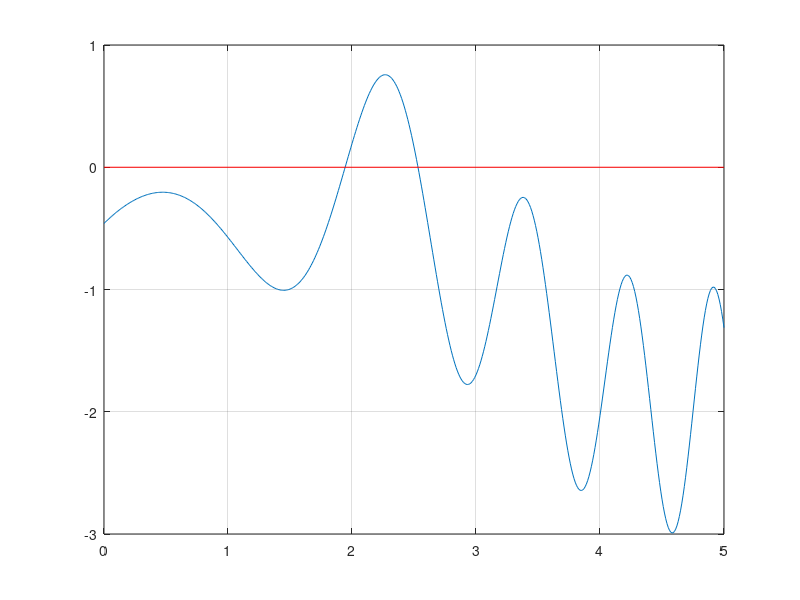

This figure's MATLAB source: (Note: this script raises an error after producing the figure.)
f = @(x) sin(x)+cos(1+x.^2)-1;
a = 0;
b = 5;
x = a:0.01:b;

plot(x,f(x));
grid on;
hold on;
plot([0 5],[0 0], "r");

tol=1e-10;

## Bisección
a = 1;
b = 2;
maxit = round(log2(abs(b-a)/tol))+1;
[x_b1,it_b1] = biseccion(f,a,b,maxit,tol);
plot(x_b1,f(x_b1),"*g");
disp('Método de la bisección:');
disp(['Raiz 1 con intervalo [' num2str(a) ',' num2str(b) ']: ' num2str(x_b1) ', obtenida en ' num2str(it_b1) ' iteraciones.']);

a = 2;
b = 3;
maxit = round(log2(abs(b-a)/tol))+1;
[x_b2,it_b2] = biseccion(f,a,b,maxit,tol);
plot(x_b2,f(x_b2),"*g");
hold off;
it_btot = it_b1+it_b2;
disp(['Raiz 2 con intervalo [' num2str(a) ',' num2str(b) ']: ' num2str(x_b2) ', obtenida en ' num2str(it_b2) ' iteraciones.']);
disp([num2str(it_btot) ' iteraciones totales.']);
disp(' ');


## Newton-Raphson
df = @(x) cos(x)-sin(1+x.^2)*2.*x;
x0 = 2;
maxit=100;
[x_n1,it_n1] = newton(f,df,x0,maxit,tol);
disp('Método de Newton-Raphson:');
disp(['Raiz 1 con x0=' num2str(x0) ': ' num2str(x_n1) ', obtenida en ' num2str(it_n1) ' iteraciones.']);

x0 = 2.5;
[x_n2,it_n2] = newton(f,df,x0,maxit,tol);
disp(['Raiz 2 con x0=' num2str(x0) ': ' num2str(x_n2) ', obtenida en ' num2str(it_n2) ' iteraciones.']);
disp(' ');

## Secante
x_0 = 1;
x_1 = 2;
maxit=100;
[x_s1,it_s1] = secante(f,x_0,x_1,maxit,tol);
disp('Método de la secante:');
disp(['Raiz 1 con intervalo [' num2str(x_0) ',' num2str(x_1) ']: ' num2str(x_s1) ', obtenida en ' num2str(it_s1) ' iteraciones.']);

x_0 = 2;
x_1 = 4;
[x_s2,it_s2] = secante(f,x_0,x_1,maxit,tol);
disp(['Raiz 2 con intervalo [' num2str(x_0) ',' num2str(x_1) ']: ' num2str(x_s2) ', obtenida en ' num2str(it_s2) ' iteraciones.']);

